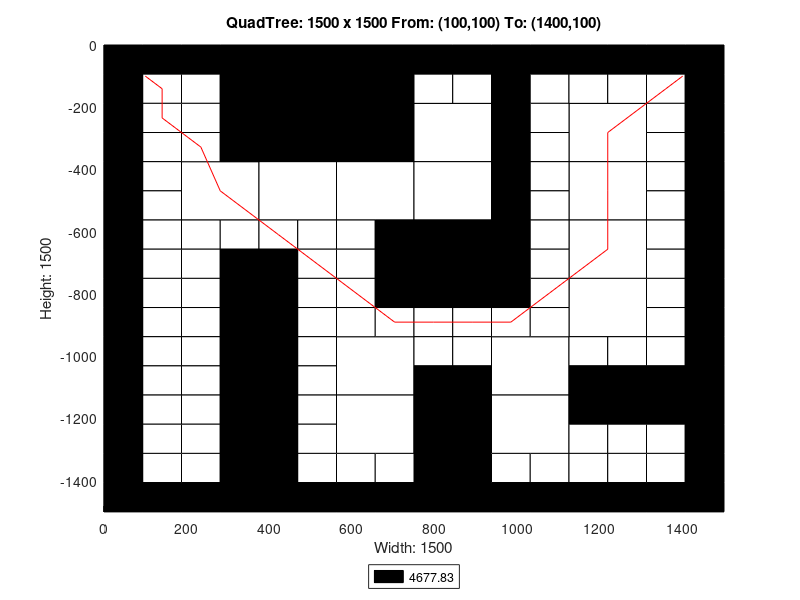

MATLAB code for this plot:
axis([0 1500 -1500 0]);
title('QuadTree: 1500 x 1500 From: (100,100) To: (1400,100)');
xlabel('Width: 1500');
ylabel('Height: 1500');
rectangle('Position',[375 -375 375 375], 'FaceColor',[0 0 0]);
rectangle('Position',[187.5 -562.5 187.5 187.5], 'FaceColor',[1 1 1]);
rectangle('Position',[375 -562.5 187.5 187.5], 'FaceColor',[1 1 1]);
rectangle('Position',[562.5 -562.5 187.5 187.5], 'FaceColor',[1 1 1]);
rectangle('Position',[750 -375 187.5 187.5], 'FaceColor',[1 1 1]);
rectangle('Position',[1125 -375 187.5 187.5], 'FaceColor',[1 1 1]);
rectangle('Position',[750 -562.5 187.5 187.5], 'FaceColor',[1 1 1]);
rectangle('Position',[750 -750 187.5 187.5], 'FaceColor',[0 0 0]);
rectangle('Position',[1125 -562.5 187.5 187.5], 'FaceColor',[1 1 1]);
rectangle('Position',[1125 -750 187.5 187.5], 'FaceColor',[1 1 1]);
rectangle('Position',[562.5 -1125 187.5 187.5], 'FaceColor',[1 1 1]);
rectangle('Position',[562.5 -1312.5 187.5 187.5], 'FaceColor',[1 1 1]);
rectangle('Position',[937.5 -1125 187.5 187.5], 'FaceColor',[1 1 1]);
rectangle('Position',[1125 -937.5 187.5 187.5], 'FaceColor',[1 1 1]);
rectangle('Position',[750 -1312.5 187.5 187.5], 'FaceColor',[0 0 0]);
rectangle('Position',[937.5 -1312.5 187.5 187.5], 'FaceColor',[1 1 1]);
rectangle('Position',[750 -1500 187.5 187.5], 'FaceColor',[0 0 0]);
rectangle('Position',[0 -93.75 93.75 93.75], 'FaceColor',[0 0 0]);
rectangle('Position',[93.75 -93.75 93.75 93.75], 'FaceColor',[0 0 0]);
rectangle('Position',[0 -187.5 93.75 93.75], 'FaceColor',[0 0 0]);
rectangle('Position',[93.75 -187.5 93.75 93.75], 'FaceColor',[1 1 1]);
rectangle('Position',[187.5 -93.75 93.75 93.75], 'FaceColor',[0 0 0]);
rectangle('Position',[281.25 -93.75 93.75 93.75], 'FaceColor',[0 0 0]);
rectangle('Position',[187.5 -187.5 93.75 93.75], 'FaceColor',[1 1 1]);
rectangle('Position',[281.25 -187.5 93.75 93.75], 'FaceColor',[0 0 0]);
rectangle('Position',[0 -281.25 93.75 93.75], 'FaceColor',[0 0 0]);
rectangle('Position',[93.75 -281.25 93.75 93.75], 'FaceColor',[1 1 1]);
rectangle('Position',[0 -375 93.75 93.75], 'FaceColor',[0 0 0]);
rectangle('Position',[93.75 -375 93.75 93.75], 'FaceColor',[1 1 1]);
rectangle('Position',[187.5 -281.25 93.75 93.75], 'FaceColor',[1 1 1]);
rectangle('Position',[281.25 -281.25 93.75 93.75], 'FaceColor',[0 0 0]);
rectangle('Position',[187.5 -375 93.75 93.75], 'FaceColor',[1 1 1]);
rectangle('Position',[281.25 -375 93.75 93.75], 'FaceColor',[0 0 0]);
rectangle('Position',[0 -468.75 93.75 93.75], 'FaceColor',[0 0 0]);
rectangle('Position',[93.75 -468.75 93.75 93.75], 'FaceColor',[1 1 1]);
rectangle('Position',[0 -562.5 93.75 93.75], 'FaceColor',[0 0 0]);
rectangle('Position',[93.75 -562.5 93.75 93.75], 'FaceColor',[1 1 1]);
rectangle('Position',[0 -656.25 93.75 93.75], 'FaceColor',[0 0 0]);
rectangle('Position',[93.75 -656.25 93.75 93.75], 'FaceColor',[1 1 1]);
rectangle('Position',[0 -750 93.75 93.75], 'FaceColor',[0 0 0]);
rectangle('Position',[93.75 -750 93.75 93.75], 'FaceColor',[1 1 1]);
rectangle('Position',[187.5 -656.25 93.75 93.75], 'FaceColor',[1 1 1]);
rectangle('Position',[281.25 -656.25 93.75 93.75], 'FaceColor',[1 1 1]);
rectangle('Position',[187.5 -750 93.75 93.75], 'FaceColor',[1 1 1]);
rectangle('Position',[281.25 -750 93.75 93.75], 'FaceColor',[0 0 0]);
rectangle('Position',[375 -656.25 93.75 93.75], 'FaceColor',[1 1 1]);
rectangle('Position',[468.75 -656.25 93.75 93.75], 'FaceColor',[1 1 1]);
rectangle('Position',[375 -750 93.75 93.75], 'FaceColor',[0 0 0]);
rectangle('Position',[468.75 -750 93.75 93.75], 'FaceColor',[1 1 1]);
rectangle('Position',[562.5 -656.25 93.75 93.75], 'FaceColor',[1 1 1]);
rectangle('Position',[656.25 -656.25 93.75 93.75], 'FaceColor',[0 0 0]);
rectangle('Position',[562.5 -750 93.75 93.75], 'FaceColor',[1 1 1]);
rectangle('Position',[656.25 -750 93.75 93.75], 'FaceColor',[0 0 0]);
rectangle('Position',[750 -93.75 93.75 93.75], 'FaceColor',[0 0 0]);
rectangle('Position',[843.75 -93.75 93.75 93.75], 'FaceColor',[0 0 0]);
rectangle('Position',[750 -187.5 93.75 93.75], 'FaceColor',[1 1 1]);
rectangle('Position',[843.75 -187.5 93.75 93.75], 'FaceColor',[1 1 1]);
rectangle('Position',[937.5 -93.75 93.75 93.75], 'FaceColor',[0 0 0]);
rectangle('Position',[1031.25 -93.75 93.75 93.75], 'FaceColor',[0 0 0]);
rectangle('Position',[937.5 -187.5 93.75 93.75], 'FaceColor',[0 0 0]);
rectangle('Position',[1031.25 -187.5 93.75 93.75], 'FaceColor',[1 1 1]);
rectangle('Position',[937.5 -281.25 93.75 93.75], 'FaceColor',[0 0 0]);
rectangle('Position',[1031.25 -281.25 93.75 93.75], 'FaceColor',[1 1 1]);
rectangle('Position',[937.5 -375 93.75 93.75], 'FaceColor',[0 0 0]);
rectangle('Position',[1031.25 -375 93.75 93.75], 'FaceColor',[1 1 1]);
rectangle('Position',[1125 -93.75 93.75 93.75], 'FaceColor',[0 0 0]);
rectangle('Position',[1218.75 -93.75 93.75 93.75], 'FaceColor',[0 0 0]);
rectangle('Position',[1125 -187.5 93.75 93.75], 'FaceColor',[1 1 1]);
rectangle('Position',[1218.75 -187.5 93.75 93.75], 'FaceColor',[1 1 1]);
rectangle('Position',[1312.5 -93.75 93.75 93.75], 'FaceColor',[0 0 0]);
rectangle('Position',[1406.25 -93.75 93.75 93.75], 'FaceColor',[0 0 0]);
rectangle('Position',[1312.5 -187.5 93.75 93.75], 'FaceColor',[1 1 1]);
rectangle('Position',[1406.25 -187.5 93.75 93.75], 'FaceColor',[0 0 0]);
rectangle('Position',[1312.5 -281.25 93.75 93.75], 'FaceColor',[1 1 1]);
rectangle('Position',[1406.25 -281.25 93.75 93.75], 'FaceColor',[0 0 0]);
rectangle('Position',[1312.5 -375 93.75 93.75], 'FaceColor',[1 1 1]);
rectangle('Position',[1406.25 -375 93.75 93.75], 'FaceColor',[0 0 0]);
rectangle('Position',[937.5 -468.75 93.75 93.75], 'FaceColor',[0 0 0]);
rectangle('Position',[1031.25 -468.75 93.75 93.75], 'FaceColor',[1 1 1]);
rectangle('Position',[937.5 -562.5 93.75 93.75], 'FaceColor',[0 0 0]);
rectangle('Position',[1031.25 -562.5 93.75 93.75], 'FaceColor',[1 1 1]);
rectangle('Position',[937.5 -656.25 93.75 93.75], 'FaceColor',[0 0 0]);
rectangle('Position',[1031.25 -656.25 93.75 93.75], 'FaceColor',[1 1 1]);
rectangle('Position',[937.5 -750 93.75 93.75], 'FaceColor',[0 0 0]);
rectangle('Position',[1031.25 -750 93.75 93.75], 'FaceColor',[1 1 1]);
rectangle('Position',[1312.5 -468.75 93.75 93.75], 'FaceColor',[1 1 1]);
rectangle('Position',[1406.25 -468.75 93.75 93.75], 'FaceColor',[0 0 0]);
rectangle('Position',[1312.5 -562.5 93.75 93.75], 'FaceColor',[1 1 1]);
rectangle('Position',[1406.25 -562.5 93.75 93.75], 'FaceColor',[0 0 0]);
rectangle('Position',[1312.5 -656.25 93.75 93.75], 'FaceColor',[1 1 1]);
rectangle('Position',[1406.25 -656.25 93.75 93.75], 'FaceColor',[0 0 0]);
rectangle('Position',[1312.5 -750 93.75 93.75], 'FaceColor',[1 1 1]);
rectangle('Position',[1406.25 -750 93.75 93.75], 'FaceColor',[0 0 0]);
rectangle('Position',[0 -843.75 93.75 93.75], 'FaceColor',[0 0 0]);
rectangle('Position',[93.75 -843.75 93.75 93.75], 'FaceColor',[1 1 1]);
rectangle('Position',[0 -937.5 93.75 93.75], 'FaceColor',[0 0 0]);
rectangle('Position',[93.75 -937.5 93.75 93.75], 'FaceColor',[1 1 1]);
rectangle('Position',[187.5 -843.75 93.75 93.75], 'FaceColor',[1 1 1]);
rectangle('Position',[281.25 -843.75 93.75 93.75], 'FaceColor',[0 0 0]);
rectangle('Position',[187.5 -937.5 93.75 93.75], 'FaceColor',[1 1 1]);
rectangle('Position',[281.25 -937.5 93.75 93.75], 'FaceColor',[0 0 0]);
rectangle('Position',[0 -1031.25 93.75 93.75], 'FaceColor',[0 0 0]);
rectangle('Position',[93.75 -1031.25 93.75 93.75], 'FaceColor',[1 1 1]);
rectangle('Position',[0 -1125 93.75 93.75], 'FaceColor',[0 0 0]);
rectangle('Position',[93.75 -1125 93.75 93.75], 'FaceColor',[1 1 1]);
rectangle('Position',[187.5 -1031.25 93.75 93.75], 'FaceColor',[1 1 1]);
rectangle('Position',[281.25 -1031.25 93.75 93.75], 'FaceColor',[0 0 0]);
rectangle('Position',[187.5 -1125 93.75 93.75], 'FaceColor',[1 1 1]);
rectangle('Position',[281.25 -1125 93.75 93.75], 'FaceColor',[0 0 0]);
rectangle('Position',[375 -843.75 93.75 93.75], 'FaceColor',[0 0 0]);
rectangle('Position',[468.75 -843.75 93.75 93.75], 'FaceColor',[1 1 1]);
rectangle('Position',[375 -937.5 93.75 93.75], 'FaceColor',[0 0 0]);
rectangle('Position',[468.75 -937.5 93.75 93.75], 'FaceColor',[1 1 1]);
rectangle('Position',[562.5 -843.75 93.75 93.75], 'FaceColor',[1 1 1]);
rectangle('Position',[656.25 -843.75 93.75 93.75], 'FaceColor',[0 0 0]);
rectangle('Position',[562.5 -937.5 93.75 93.75], 'FaceColor',[1 1 1]);
rectangle('Position',[656.25 -937.5 93.75 93.75], 'FaceColor',[1 1 1]);
rectangle('Position',[375 -1031.25 93.75 93.75], 'FaceColor',[0 0 0]);
rectangle('Position',[468.75 -1031.25 93.75 93.75], 'FaceColor',[1 1 1]);
rectangle('Position',[375 -1125 93.75 93.75], 'FaceColor',[0 0 0]);
rectangle('Position',[468.75 -1125 93.75 93.75], 'FaceColor',[1 1 1]);
rectangle('Position',[0 -1218.75 93.75 93.75], 'FaceColor',[0 0 0]);
rectangle('Position',[93.75 -1218.75 93.75 93.75], 'FaceColor',[1 1 1]);
rectangle('Position',[0 -1312.5 93.75 93.75], 'FaceColor',[0 0 0]);
rectangle('Position',[93.75 -1312.5 93.75 93.75], 'FaceColor',[1 1 1]);
rectangle('Position',[187.5 -1218.75 93.75 93.75], 'FaceColor',[1 1 1]);
rectangle('Position',[281.25 -1218.75 93.75 93.75], 'FaceColor',[0 0 0]);
rectangle('Position',[187.5 -1312.5 93.75 93.75], 'FaceColor',[1 1 1]);
rectangle('Position',[281.25 -1312.5 93.75 93.75], 'FaceColor',[0 0 0]);
rectangle('Position',[0 -1406.25 93.75 93.75], 'FaceColor',[0 0 0]);
rectangle('Position',[93.75 -1406.25 93.75 93.75], 'FaceColor',[1 1 1]);
rectangle('Position',[0 -1500 93.75 93.75], 'FaceColor',[0 0 0]);
rectangle('Position',[93.75 -1500 93.75 93.75], 'FaceColor',[0 0 0]);
rectangle('Position',[187.5 -1406.25 93.75 93.75], 'FaceColor',[1 1 1]);
rectangle('Position',[281.25 -1406.25 93.75 93.75], 'FaceColor',[0 0 0]);
rectangle('Position',[187.5 -1500 93.75 93.75], 'FaceColor',[0 0 0]);
rectangle('Position',[281.25 -1500 93.75 93.75], 'FaceColor',[0 0 0]);
rectangle('Position',[375 -1218.75 93.75 93.75], 'FaceColor',[0 0 0]);
rectangle('Position',[468.75 -1218.75 93.75 93.75], 'FaceColor',[1 1 1]);
rectangle('Position',[375 -1312.5 93.75 93.75], 'FaceColor',[0 0 0]);
rectangle('Position',[468.75 -1312.5 93.75 93.75], 'FaceColor',[1 1 1]);
rectangle('Position',[375 -1406.25 93.75 93.75], 'FaceColor',[0 0 0]);
rectangle('Position',[468.75 -1406.25 93.75 93.75], 'FaceColor',[1 1 1]);
rectangle('Position',[375 -1500 93.75 93.75], 'FaceColor',[0 0 0]);
rectangle('Position',[468.75 -1500 93.75 93.75], 'FaceColor',[0 0 0]);
rectangle('Position',[562.5 -1406.25 93.75 93.75], 'FaceColor',[1 1 1]);
rectangle('Position',[656.25 -1406.25 93.75 93.75], 'FaceColor',[1 1 1]);
rectangle('Position',[562.5 -1500 93.75 93.75], 'FaceColor',[0 0 0]);
rectangle('Position',[656.25 -1500 93.75 93.75], 'FaceColor',[0 0 0]);
rectangle('Position',[750 -843.75 93.75 93.75], 'FaceColor',[0 0 0]);
rectangle('Position',[843.75 -843.75 93.75 93.75], 'FaceColor',[0 0 0]);
rectangle('Position',[750 -937.5 93.75 93.75], 'FaceColor',[1 1 1]);
rectangle('Position',[843.75 -937.5 93.75 93.75], 'FaceColor',[1 1 1]);
rectangle('Position',[937.5 -843.75 93.75 93.75], 'FaceColor',[0 0 0]);
rectangle('Position',[1031.25 -843.75 93.75 93.75], 'FaceColor',[1 1 1]);
rectangle('Position',[937.5 -937.5 93.75 93.75], 'FaceColor',[1 1 1]);
rectangle('Position',[1031.25 -937.5 93.75 93.75], 'FaceColor',[1 1 1]);
rectangle('Position',[750 -1031.25 93.75 93.75], 'FaceColor',[1 1 1]);
rectangle('Position',[843.75 -1031.25 93.75 93.75], 'FaceColor',[1 1 1]);
rectangle('Position',[750 -1125 93.75 93.75], 'FaceColor',[0 0 0]);
rectangle('Position',[843.75 -1125 93.75 93.75], 'FaceColor',[0 0 0]);
rectangle('Position',[1312.5 -843.75 93.75 93.75], 'FaceColor',[1 1 1]);
rectangle('Position',[1406.25 -843.75 93.75 93.75], 'FaceColor',[0 0 0]);
rectangle('Position',[1312.5 -937.5 93.75 93.75], 'FaceColor',[1 1 1]);
rectangle('Position',[1406.25 -937.5 93.75 93.75], 'FaceColor',[0 0 0]);
rectangle('Position',[1125 -1031.25 93.75 93.75], 'FaceColor',[1 1 1]);
rectangle('Position',[1218.75 -1031.25 93.75 93.75], 'FaceColor',[1 1 1]);
rectangle('Position',[1125 -1125 93.75 93.75], 'FaceColor',[0 0 0]);
rectangle('Position',[1218.75 -1125 93.75 93.75], 'FaceColor',[0 0 0]);
rectangle('Position',[1312.5 -1031.25 93.75 93.75], 'FaceColor',[1 1 1]);
rectangle('Position',[1406.25 -1031.25 93.75 93.75], 'FaceColor',[0 0 0]);
rectangle('Position',[1312.5 -1125 93.75 93.75], 'FaceColor',[0 0 0]);
rectangle('Position',[1406.25 -1125 93.75 93.75], 'FaceColor',[0 0 0]);
rectangle('Position',[937.5 -1406.25 93.75 93.75], 'FaceColor',[1 1 1]);
rectangle('Position',[1031.25 -1406.25 93.75 93.75], 'FaceColor',[1 1 1]);
rectangle('Position',[937.5 -1500 93.75 93.75], 'FaceColor',[0 0 0]);
rectangle('Position',[1031.25 -1500 93.75 93.75], 'FaceColor',[0 0 0]);
rectangle('Position',[1125 -1218.75 93.75 93.75], 'FaceColor',[0 0 0]);
rectangle('Position',[1218.75 -1218.75 93.75 93.75], 'FaceColor',[0 0 0]);
rectangle('Position',[1125 -1312.5 93.75 93.75], 'FaceColor',[1 1 1]);
rectangle('Position',[1218.75 -1312.5 93.75 93.75], 'FaceColor',[1 1 1]);
rectangle('Position',[1312.5 -1218.75 93.75 93.75], 'FaceColor',[0 0 0]);
rectangle('Position',[1406.25 -1218.75 93.75 93.75], 'FaceColor',[0 0 0]);
rectangle('Position',[1312.5 -1312.5 93.75 93.75], 'FaceColor',[1 1 1]);
rectangle('Position',[1406.25 -1312.5 93.75 93.75], 'FaceColor',[0 0 0]);
rectangle('Position',[1125 -1406.25 93.75 93.75], 'FaceColor',[1 1 1]);
rectangle('Position',[1218.75 -1406.25 93.75 93.75], 'FaceColor',[1 1 1]);
rectangle('Position',[1125 -1500 93.75 93.75], 'FaceColor',[0 0 0]);
rectangle('Position',[1218.75 -1500 93.75 93.75], 'FaceColor',[0 0 0]);
rectangle('Position',[1312.5 -1406.25 93.75 93.75], 'FaceColor',[1 1 1]);
rectangle('Position',[1406.25 -1406.25 93.75 93.75], 'FaceColor',[0 0 0]);
rectangle('Position',[1312.5 -1500 93.75 93.75], 'FaceColor',[0 0 0]);
rectangle('Position',[1406.25 -1500 93.75 93.75], 'FaceColor',[0 0 0]);
X=[1400,1359.38,1218.75,1218.75,1218.75,1078.12,984.375,890.625,796.875,703.125,609.375,515.625,421.875,281.25,234.375,140.625,140.625,100];
Y=[-100,-140.625,-281.25,-468.75,-656.25,-796.875,-890.625,-890.625,-890.625,-890.625,-796.875,-703.125,-609.375,-468.75,-328.125,-234.375,-140.625,-100];
hold on;
plot(X,Y,'r');
legend('4677.83','Location','southoutside');
